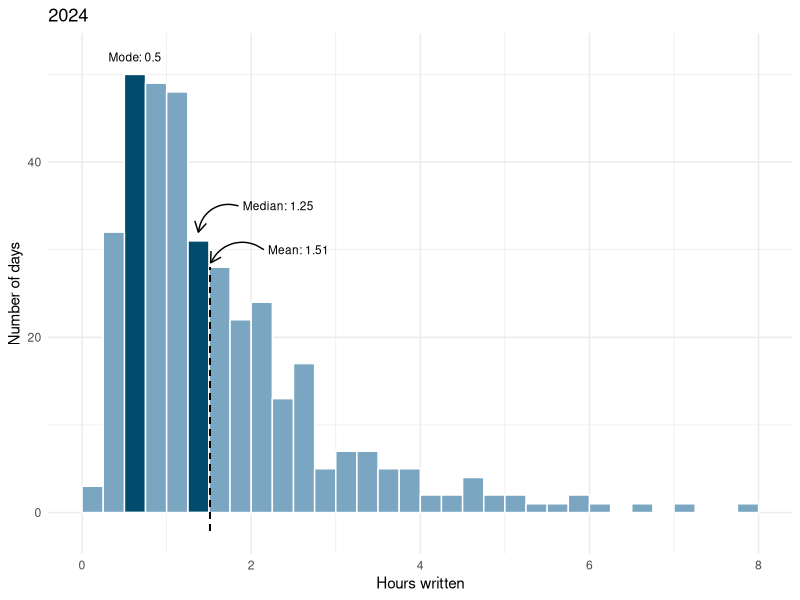
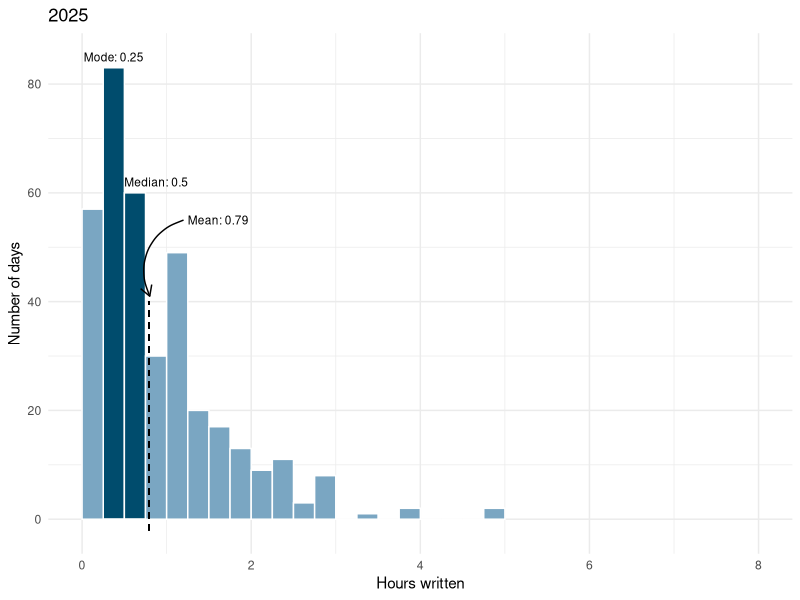
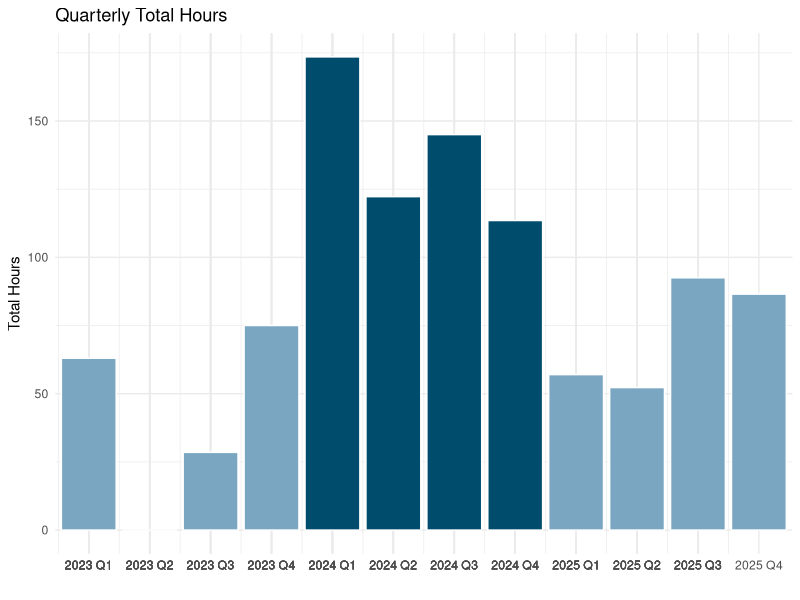
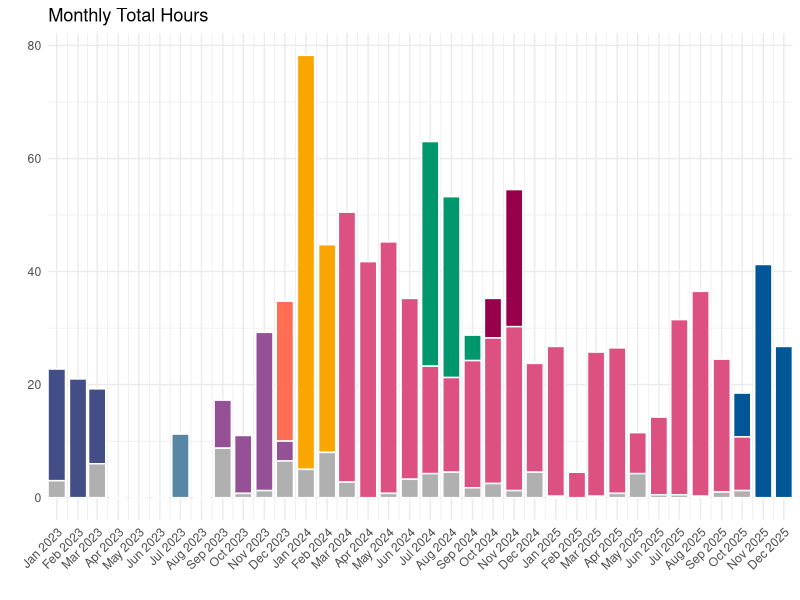
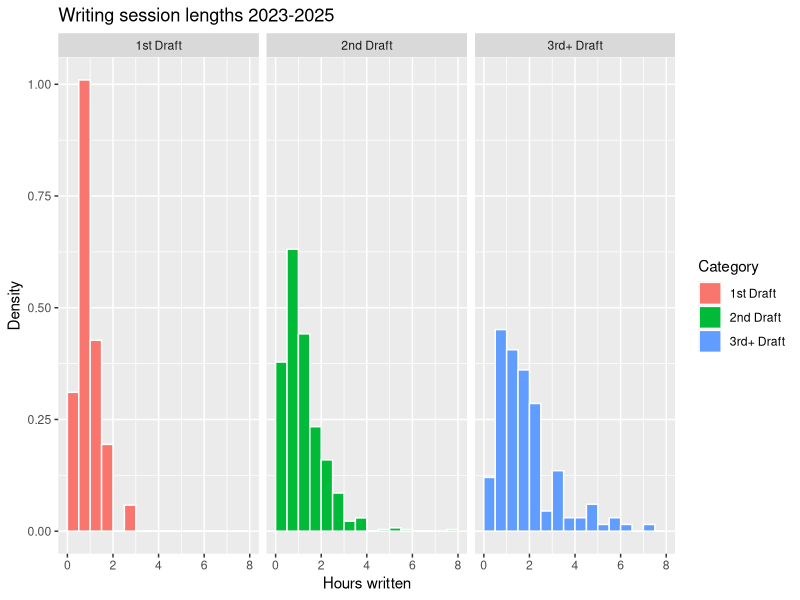

Write the R code that produced these figures, in order.
## ---- chunk 1
knitr::opts_chunk$set(echo = FALSE)
knitr::opts_chunk$set(out.width = "100%")
library(zoo) #TODO: as.Date conflict
install.packages("tidyverse")
library(tidyverse)
library(knitr)
library(kableExtra)

timesheet <- read.csv("data/core_writing_data.csv")
timesheet$date <- as.Date(timesheet$Day, format = "%m/%d/%Y")
timesheet_complete <- timesheet %>%
  filter(!is.na(date)) %>%
  complete(date = seq(min(date), max(date), by = "day"), fill = list(Hours = 0, Time = "N/A", Category = "N/A", Project = "N/A", Sub.Project = ""))

#5 color palette
#003f5c
#58508d
#bc5090
#ff6361
#ffa600
## ---- chunk 2
year_2024 <- timesheet_complete %>%
  filter(year(date) == 2024) %>%
  group_by(date) %>%
  summarise(sum_hours = sum(Hours))

year_2024$highlight <- ifelse((year_2024$sum_hours == 0.5 
                                | year_2024$sum_hours == 1.25),
                              "Highlighted", "Normal")

ggplot(year_2024, aes(x = sum_hours, fill=highlight)) +
  geom_histogram(
    binwidth = 0.25,
    boundary = 0,
    closed = "left",
    color = "#FFFFFF",
    show.legend = FALSE
    ) +
  coord_cartesian(xlim = c(0, 8)) +
  scale_fill_manual(values = c("Highlighted" = "#004c6d", "Normal" = "#7AA6C2")) +
  theme_minimal() +
  labs(
    title = "2024",
    x = "Hours written",
    y = "Number of days"
  ) +
  annotate("text",
         x = 0.5 + .125, #center of bin
         y = 52,
         label = "Mode: 0.5",
         size = 3) +
  annotate("text",
         x = 1.9, 
         y = 35,
         label = "Median: 1.25",
         hjust = "left",
         size = 3) +
  annotate("curve",
           x = 1.9 - 0.05,
           y = 35,
           xend = 1.25 +.125,
           yend = 32,
           arrow = arrow(length = unit(0.3, "cm"))) +
  annotate("text",
         x = 2.2, 
         y = 30,
         label = "Mean: 1.51",
         hjust = "left",
         size = 3) +
  annotate("curve",
           x = 2.2 - 0.05,
           y = 30,
           xend = 1.52,
           yend = 28.5,
           arrow = arrow(length = unit(0.3, "cm"))) +
  geom_segment(
    aes(x=1.51, y=-2, xend=1.51, yend=28), 
    linewidth = 0.5,
    linetype = "dashed")
## ---- chunk 3

year_2025 <- timesheet_complete %>%
  filter(year(date) == 2025) %>%
  group_by(date) %>%
  summarise(sum_hours = sum(Hours))

year_2025$highlight <- ifelse((year_2025$sum_hours == 0.25 
                                | year_2025$sum_hours == 0.5),
                              "Highlighted", "Normal")

ggplot(year_2025, aes(x = sum_hours, fill=highlight)) +
  geom_histogram(
    binwidth = 0.25,
    boundary = 0,
    closed = "left",
    color = "#FFFFFF",
    show.legend = FALSE
    ) +
  coord_cartesian(xlim = c(0, 8)) +
  scale_fill_manual(values = c("Highlighted" = "#004c6d", "Normal" = "#7AA6C2")) +
  theme_minimal() +
  labs(
    title = "2025",
    x = "Hours written",
    y = "Number of days"
  ) +
  annotate("text",
         x = 0.25 + .125, #center of bin
         y = 83 + 2,
         label = "Mode: 0.25",
         size = 3) +
  annotate("text",
         x = 0.5, 
         y = 62,
         label = "Median: 0.5",
         hjust = "left",
         size = 3) +
  annotate("text",
         x = 1.25, 
         y = 55,
         label = "Mean: 0.79",
         hjust = "left",
         size = 3) +
  annotate("curve",
          x = 1.25 - 0.05, 
          y = 55, 
          xend = 0.79 + .01,
          yend = 41,
          arrow = arrow(length = unit(0.3, "cm"))) +
  geom_segment(
    aes(x=0.79, y=-2, xend=0.79, yend=40), 
    linewidth=0.5,
    linetype = "dashed")
## ---- chunk 4
quarterly_totals <- timesheet_complete %>%
  mutate(year_quarter = as.yearqtr(date)) %>% 
  group_by(year_quarter) %>%                  
  summarise(total_hours = sum(Hours)) %>%     
  ungroup()

quarterly_totals$highlight <- ifelse(
                  (floor
                   (as.numeric(as.yearqtr(quarterly_totals$year_quarter))) == 2024),
                              "Highlighted", "Normal")

ggplot(quarterly_totals, aes(x = year_quarter, y = total_hours,  fill=highlight)) +
  geom_col(color = "#ffffff", show.legend = FALSE) +
  scale_fill_manual(values = c("Highlighted" = "#004c6d", "Normal" = "#7AA6C2")) +
  labs(title = "Quarterly Total Hours",
       x = "",
       y = "Total Hours") +
  theme_minimal() +
  zoo::scale_x_yearqtr(format = "%Y Q%q", n = 99) + 
  coord_cartesian(xlim = as.yearqtr(c("2023 Q1", "2025 Q4")))


## ---- chunk 5
df <- data.frame(
  Category = c("Q1", "Q2", "Q3", "Q4"),
  y_2023 = c(63, 0, 28.5, 75),
  y_2024 = c(173.5, 122.25, 145, 113.5),
  y_2025 = c(57, 52.25, 92.5, 86.5)
)

df_with_total <- df %>%
  bind_rows(tibble(
    Category = "Total",
    y_2023 = sum(.$y_2023),
    y_2024 = sum(.$y_2024),
    y_2025 = sum(.$y_2025)
  ))

kable(df_with_total, col.names = c("", "2023", "2024","2025")) %>%
  kable_styling(bootstrap_options = "striped", full_width = F, position = "center") %>%
  row_spec(5, bold = T, )
## ---- chunk 6
timeline <- read.csv("data/timeline_annotated.csv")
timeline$date <- as.Date(timeline$Day, format = "%m/%d/%Y")
timeline_complete <- timeline %>%
  filter(!is.na(date)) %>%
  complete(date = seq(min(date), max(date), by = "day"), fill = list(Hours = 0, Category = "N/A", Project = "N/A", Sub.Project = "", Timeline.category = ""))

monthly_timeline <- timeline_complete %>%
  mutate(year_month = floor_date(date, "month")) %>%
  group_by(year_month, Timeline.category) %>%
  summarise(total_hours = sum(Hours), .groups = "drop")

custom_colors <- c("9 none" = "#B0B0B0",
"5 Sorceress 2nd" = "#444e86",
"8 1st draft attempt" = "#5886a5",
"7 Raven 1st" = "#955196",
"6 Sorceress 3rd" = "#ff6e54",
"4 Sorceress 4th - R & R" = "#faa600",
"3 Raven 2nd" = "#dd5182",
"2 Sorceress 5th" = "#01976C",
"1 Katarin 1st" = "#97014B",
"0 Katarin 2nd" = "#015697")


ggplot(monthly_timeline, aes(x = year_month, y = total_hours,  fill=Timeline.category)) +
  geom_col(color = "#ffffff", show.legend = FALSE) +
  scale_fill_manual(values = custom_colors) +
  labs(title = "Monthly Total Hours",
       x = "",
       y = "") +
  theme_minimal() +
  scale_x_date(
    date_breaks = "1 month",
    date_labels = "%b %Y",  
    expand = expansion(mult = c(0, 0))
  ) +
  theme(axis.text.x = element_text(angle = 45, hjust = 1))


## ---- chunk 7



timesheet_complete %>%
  filter(Category %in% c("1st Draft", "2nd Draft", "3rd+ Draft")) %>%
  ggplot(aes(x = Hours, fill=Category)) +
  geom_histogram(
    binwidth = 0.5,
    boundary = 0,
    closed = "left",
    color = "#FFFFFF",
    aes(y = after_stat(density))
    ) +
  labs(
    title = "Writing session lengths 2023-2025",
    x = "Hours written",
    y = "Density"
  ) +
  facet_wrap(~ Category)

# timesheet_complete %>%
#   filter(Category %in% c("1st Draft", "2nd Draft", "3rd+ Draft")) %>%
#   ggplot(aes(x = date, y = Hours, color = Category)) +
#     geom_point(alpha = .25)
